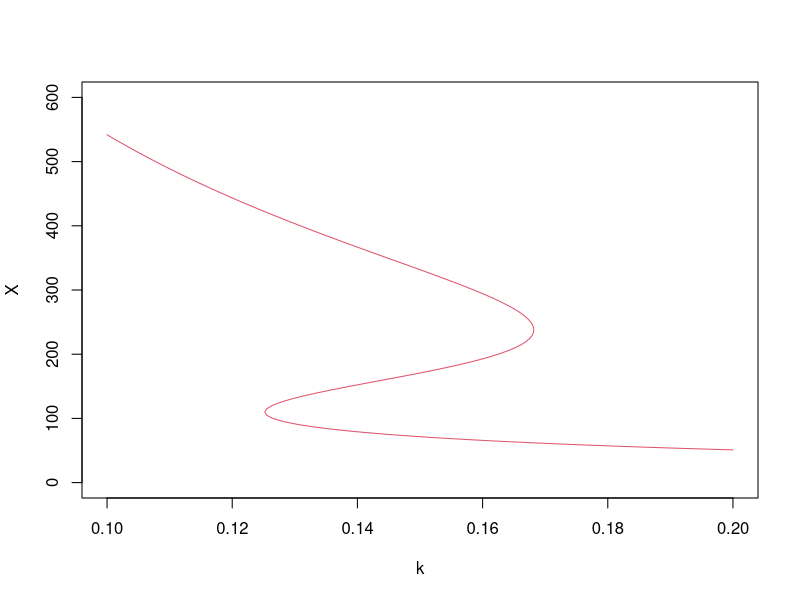
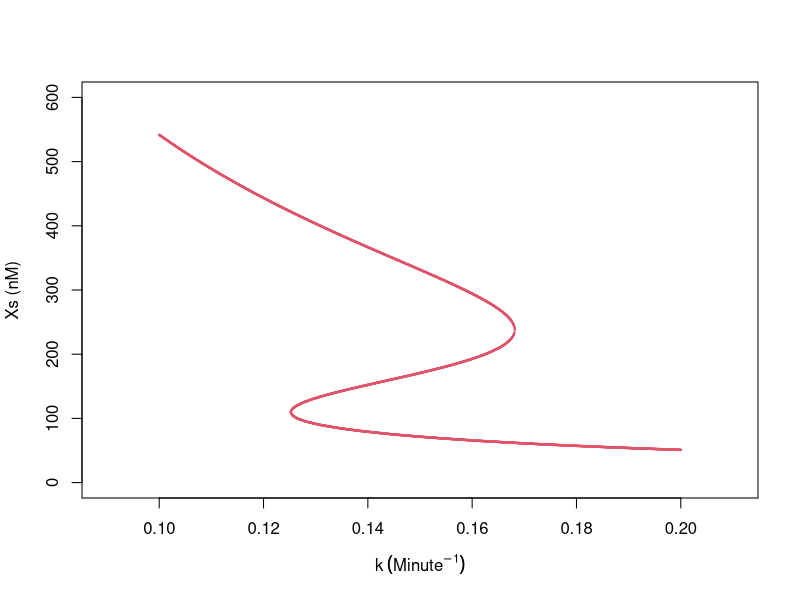

These charts were generated, in order, by the following R code:
## ---- chunk 1
derivs_k <- function(X, k) 10 + 45 * X^4 / (X^4 + 200^4) - k * X
## ---- chunk 2
# evaluate f on a grid of (k, X), then draw its zero-level contour
k_all <- seq(0.1, 0.2, by = 0.001)
X_all <- seq(0, 600, by = 5)
z <- outer(k_all, X_all, function(k, X) derivs_k(X, k))   # z[i, j] = f(X_all[j], k_all[i])

contour(k_all, X_all, z, levels = 0, col = 2, drawlabels = FALSE,
        xlab = "k", ylab = "X")
## ---- chunk 3
# bilinear contour in one grid square: sample x, solve f = 0 for y (Eqs 2-3)
# returns flattened x,y pairs where the z = 0 curve crosses the square, or NULL
contour_segment_bilinear <- function(x_all, y_all, z, ind_x, ind_y, npoints = 20) {
  f11 <- z[ind_x, ind_y];     f21 <- z[ind_x + 1, ind_y]
  f12 <- z[ind_x, ind_y + 1]; f22 <- z[ind_x + 1, ind_y + 1]
  if (length(unique(sign(c(f11, f21, f12, f22)))) == 1) return(NULL)  # all same sign: no crossing

  x1 <- x_all[ind_x]; x2 <- x_all[ind_x + 1]
  y1 <- y_all[ind_y]; y2 <- y_all[ind_y + 1]
  x_points <- seq(x1, x2, length.out = npoints)
  f_x_y1 <- ((x2 - x_points) * f11 + (x_points - x1) * f21) / (x2 - x1)   # Eq (2)
  f_x_y2 <- ((x2 - x_points) * f12 + (x_points - x1) * f22) / (x2 - x1)   # Eq (2)
  y_points <- (f_x_y1 * y2 - f_x_y2 * y1) / (f_x_y1 - f_x_y2)             # Eq (3)

  keep <- which((y_points - y1) * (y2 - y_points) > 0)   # keep y inside (y1, y2)
  if (length(keep) == 0) return(NULL)
  c(t(cbind(x_points[keep], y_points[keep])))
}
## ---- chunk 4
# build f on the grid, then extract the zero contour square by square
k_all <- seq(0.1, 0.2, by = 0.001)
X_all <- seq(0, 600, by = 5)
z <- outer(k_all, X_all, function(k, X) derivs_k(X, k))   # z[i, j] = f(X_all[j], k_all[i])

segments <- list()
for (i in seq_len(length(k_all) - 1)) {
  for (j in seq_len(length(X_all) - 1)) {
    seg <- contour_segment_bilinear(k_all, X_all, z, i, j)
    if (length(seg) > 0) segments[[length(segments) + 1]] <- seg
  }
}
null_contour <- matrix(unlist(segments), ncol = 2, byrow = TRUE)

plot(null_contour[, 1], null_contour[, 2], pch = 20, cex = 0.3, col = 2,
     xlab = expression(k ~ (Minute^{-1})), ylab = "Xs (nM)",
     xlim = c(0.09, 0.21), ylim = c(0, 600))
